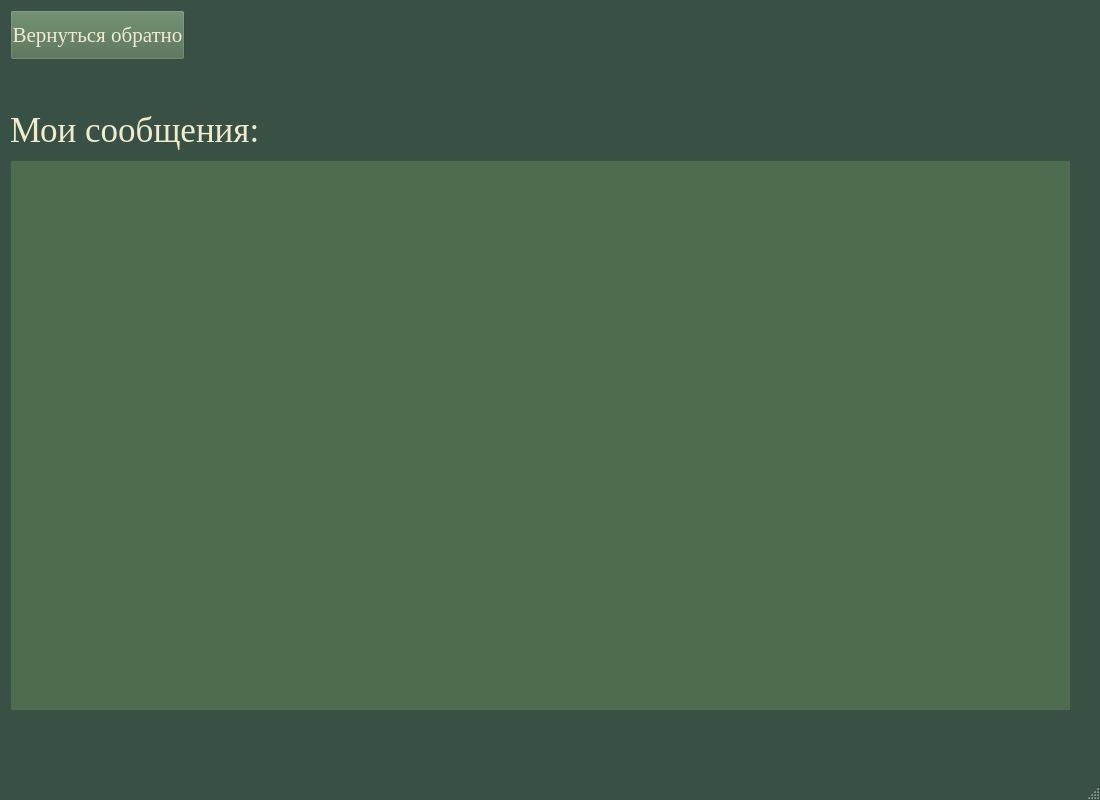
<?xml version="1.0" encoding="UTF-8"?>
<ui version="4.0">
 <class>MainWindow</class>
 <widget class="QMainWindow" name="MainWindow">
  <property name="geometry">
   <rect>
    <x>0</x>
    <y>0</y>
    <width>1100</width>
    <height>800</height>
   </rect>
  </property>
  <property name="palette">
   <palette>
    <active>
     <colorrole role="WindowText">
      <brush brushstyle="SolidPattern">
       <color alpha="255">
        <red>240</red>
        <green>235</green>
        <blue>206</blue>
       </color>
      </brush>
     </colorrole>
     <colorrole role="Base">
      <brush brushstyle="SolidPattern">
       <color alpha="255">
        <red>255</red>
        <green>255</green>
        <blue>255</blue>
       </color>
      </brush>
     </colorrole>
     <colorrole role="Window">
      <brush brushstyle="SolidPattern">
       <color alpha="255">
        <red>57</red>
        <green>81</green>
        <blue>68</blue>
       </color>
      </brush>
     </colorrole>
    </active>
    <inactive>
     <colorrole role="WindowText">
      <brush brushstyle="SolidPattern">
       <color alpha="255">
        <red>240</red>
        <green>235</green>
        <blue>206</blue>
       </color>
      </brush>
     </colorrole>
     <colorrole role="Base">
      <brush brushstyle="SolidPattern">
       <color alpha="255">
        <red>255</red>
        <green>255</green>
        <blue>255</blue>
       </color>
      </brush>
     </colorrole>
     <colorrole role="Window">
      <brush brushstyle="SolidPattern">
       <color alpha="255">
        <red>57</red>
        <green>81</green>
        <blue>68</blue>
       </color>
      </brush>
     </colorrole>
    </inactive>
    <disabled>
     <colorrole role="WindowText">
      <brush brushstyle="SolidPattern">
       <color alpha="255">
        <red>120</red>
        <green>120</green>
        <blue>120</blue>
       </color>
      </brush>
     </colorrole>
     <colorrole role="Base">
      <brush brushstyle="SolidPattern">
       <color alpha="255">
        <red>57</red>
        <green>81</green>
        <blue>68</blue>
       </color>
      </brush>
     </colorrole>
     <colorrole role="Window">
      <brush brushstyle="SolidPattern">
       <color alpha="255">
        <red>57</red>
        <green>81</green>
        <blue>68</blue>
       </color>
      </brush>
     </colorrole>
    </disabled>
   </palette>
  </property>
  <property name="font">
   <font>
    <family>Times New Roman</family>
    <pointsize>26</pointsize>
   </font>
  </property>
  <property name="windowTitle">
   <string>Мои сообщения</string>
  </property>
  <widget class="QWidget" name="centralwidget">
   <widget class="QPushButton" name="pushButton">
    <property name="geometry">
     <rect>
      <x>10</x>
      <y>10</y>
      <width>175</width>
      <height>50</height>
     </rect>
    </property>
    <property name="palette">
     <palette>
      <active>
       <colorrole role="WindowText">
        <brush brushstyle="SolidPattern">
         <color alpha="255">
          <red>240</red>
          <green>235</green>
          <blue>206</blue>
         </color>
        </brush>
       </colorrole>
       <colorrole role="Button">
        <brush brushstyle="SolidPattern">
         <color alpha="255">
          <red>78</red>
          <green>108</green>
          <blue>80</blue>
         </color>
        </brush>
       </colorrole>
       <colorrole role="Text">
        <brush brushstyle="SolidPattern">
         <color alpha="255">
          <red>240</red>
          <green>235</green>
          <blue>206</blue>
         </color>
        </brush>
       </colorrole>
       <colorrole role="ButtonText">
        <brush brushstyle="SolidPattern">
         <color alpha="255">
          <red>240</red>
          <green>235</green>
          <blue>206</blue>
         </color>
        </brush>
       </colorrole>
       <colorrole role="Base">
        <brush brushstyle="SolidPattern">
         <color alpha="255">
          <red>78</red>
          <green>108</green>
          <blue>80</blue>
         </color>
        </brush>
       </colorrole>
       <colorrole role="Window">
        <brush brushstyle="SolidPattern">
         <color alpha="255">
          <red>78</red>
          <green>108</green>
          <blue>80</blue>
         </color>
        </brush>
       </colorrole>
      </active>
      <inactive>
       <colorrole role="WindowText">
        <brush brushstyle="SolidPattern">
         <color alpha="255">
          <red>240</red>
          <green>235</green>
          <blue>206</blue>
         </color>
        </brush>
       </colorrole>
       <colorrole role="Button">
        <brush brushstyle="SolidPattern">
         <color alpha="255">
          <red>78</red>
          <green>108</green>
          <blue>80</blue>
         </color>
        </brush>
       </colorrole>
       <colorrole role="Text">
        <brush brushstyle="SolidPattern">
         <color alpha="255">
          <red>240</red>
          <green>235</green>
          <blue>206</blue>
         </color>
        </brush>
       </colorrole>
       <colorrole role="ButtonText">
        <brush brushstyle="SolidPattern">
         <color alpha="255">
          <red>240</red>
          <green>235</green>
          <blue>206</blue>
         </color>
        </brush>
       </colorrole>
       <colorrole role="Base">
        <brush brushstyle="SolidPattern">
         <color alpha="255">
          <red>78</red>
          <green>108</green>
          <blue>80</blue>
         </color>
        </brush>
       </colorrole>
       <colorrole role="Window">
        <brush brushstyle="SolidPattern">
         <color alpha="255">
          <red>78</red>
          <green>108</green>
          <blue>80</blue>
         </color>
        </brush>
       </colorrole>
      </inactive>
      <disabled>
       <colorrole role="WindowText">
        <brush brushstyle="SolidPattern">
         <color alpha="255">
          <red>240</red>
          <green>235</green>
          <blue>206</blue>
         </color>
        </brush>
       </colorrole>
       <colorrole role="Button">
        <brush brushstyle="SolidPattern">
         <color alpha="255">
          <red>78</red>
          <green>108</green>
          <blue>80</blue>
         </color>
        </brush>
       </colorrole>
       <colorrole role="Text">
        <brush brushstyle="SolidPattern">
         <color alpha="255">
          <red>240</red>
          <green>235</green>
          <blue>206</blue>
         </color>
        </brush>
       </colorrole>
       <colorrole role="ButtonText">
        <brush brushstyle="SolidPattern">
         <color alpha="255">
          <red>240</red>
          <green>235</green>
          <blue>206</blue>
         </color>
        </brush>
       </colorrole>
       <colorrole role="Base">
        <brush brushstyle="SolidPattern">
         <color alpha="255">
          <red>78</red>
          <green>108</green>
          <blue>80</blue>
         </color>
        </brush>
       </colorrole>
       <colorrole role="Window">
        <brush brushstyle="SolidPattern">
         <color alpha="255">
          <red>78</red>
          <green>108</green>
          <blue>80</blue>
         </color>
        </brush>
       </colorrole>
      </disabled>
     </palette>
    </property>
    <property name="font">
     <font>
      <family>Times New Roman</family>
      <pointsize>16</pointsize>
     </font>
    </property>
    <property name="styleSheet">
     <string notr="true">color: rgb(240, 235, 206);
background-color: rgb(78, 108, 80);</string>
    </property>
    <property name="text">
     <string>Вернуться обратно</string>
    </property>
   </widget>
   <widget class="QLabel" name="label">
    <property name="geometry">
     <rect>
      <x>10</x>
      <y>110</y>
      <width>247</width>
      <height>40</height>
     </rect>
    </property>
    <property name="text">
     <string>Мои сообщения:</string>
    </property>
   </widget>
   <widget class="QTableWidget" name="tableWidget">
    <property name="geometry">
     <rect>
      <x>10</x>
      <y>160</y>
      <width>1061</width>
      <height>551</height>
     </rect>
    </property>
    <property name="font">
     <font>
      <family>Times New Roman</family>
      <pointsize>28</pointsize>
     </font>
    </property>
    <property name="styleSheet">
     <string notr="true">background-color: rgb(78, 108, 80);
color: rgb(170, 139, 86);
</string>
    </property>
   </widget>
  </widget>
  <widget class="QMenuBar" name="menubar">
   <property name="geometry">
    <rect>
     <x>0</x>
     <y>0</y>
     <width>1100</width>
     <height>21</height>
    </rect>
   </property>
  </widget>
  <widget class="QStatusBar" name="statusbar"/>
 </widget>
 <resources/>
 <connections/>
</ui>
